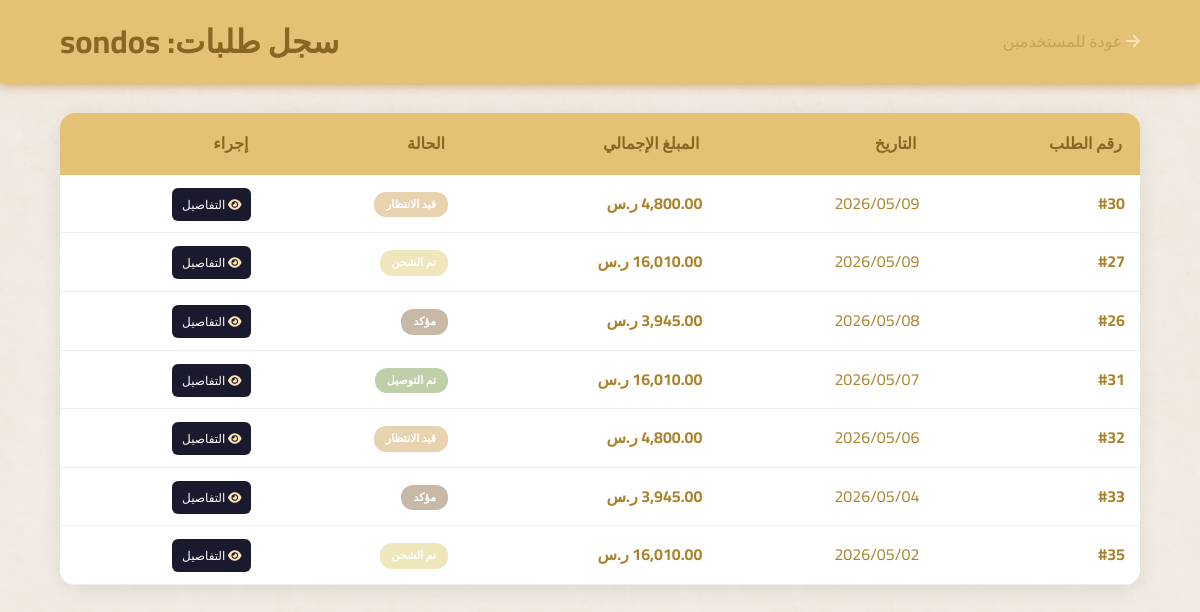
The app's page /admin/user_orders.php?user_id=1&name=sondos (signed in) with its own data.
### tables this page shows
CREATE TABLE `orders` (
                          `id` int(11) NOT NULL,
                          `user_id` int(11) DEFAULT NULL,
                          `fname` varchar(100) NOT NULL,
                          `lname` varchar(100) NOT NULL,
                          `email` varchar(150) NOT NULL,
                          `phone` varchar(20) NOT NULL,
                          `address` text NOT NULL,
                          `subtotal` decimal(10,2) NOT NULL,
                          `shipping` decimal(10,2) NOT NULL DEFAULT 50.00,
                          `discount` decimal(10,2) NOT NULL DEFAULT 0.00,
                          `total` decimal(10,2) NOT NULL,
                          `status` enum('pending','confirmed','shipped','delivered','cancelled') DEFAULT 'pending',
                          `created_at` timestamp NOT NULL DEFAULT current_timestamp()
);

### admin/user_orders.php (the view, shortened to what this page needs)
<?php
$pdo = getDB();
$user_id = (int)($_GET['user_id'] ?? 0);
$user_name = $_GET['name'] ?? 'المستخدم';
$stmt = $pdo->prepare("SELECT * FROM orders WHERE user_id = ? ORDER BY created_at DESC");
$stmt->execute([$user_id]);
$user_orders = $stmt->fetchAll();
$statusLabels = [
    'pending'   => 'قيد الانتظار',
    'confirmed' => 'مؤكد',
    'shipped'   => 'تم الشحن',
    'delivered' => 'تم التوصيل',
    'cancelled' => 'ملغي',
];
$statusColors = [
    'pending'   => '#e9d2af',
    'confirmed' => '#c7b9a6',
    'shipped'   => '#ece3aed4',
    'delivered' => '#c0cea9',
    'cancelled' => '#d8bb8f',
];
?>
<!DOCTYPE html>
<html lang="ar" dir="rtl">
<head>
    <link rel="stylesheet" href="https://cdnjs.cloudflare.com/ajax/libs/font-awesome/6.0.0/css/all.min.css">
    <link rel="stylesheet" href="cs.css">
</head>
<body>
<header>
    <a href="users_manager.php" style="color: #c4a35a; text-decoration: none; font-size: 16px;">
        <i class="fas fa-arrow-right"></i> عودة للمستخدمين
    </a>
    <h1>سجل طلبات: <?= htmlspecialchars($user_name) ?></h1>
</header>
<div class="main">
    <div class="table-wrapper">
        <?php if (empty($user_orders)): ?>
            <div style="text-align:center; padding:50px;">
                <i class="fas fa-box-open" style="font-size: 40px; color: #ccc; margin-bottom: 10px; display: block;"></i>
                <p>هذا المستخدم لم يقم بأي طلبات بعد.</p>
            </div>
        <?php else: ?>
            <table>
                <thead>
                <tr>
                    <th>رقم الطلب</th>
                    <th>التاريخ</th>
                    <th>المبلغ الإجمالي</th>
                    <th>الحالة</th>
                    <th>إجراء</th>
                </tr>
                </thead>
                <tbody>
                <?php foreach ($user_orders as $order): ?>
                    <tr>
                        <td><strong>#<?= $order['id'] ?></strong></td>
                        <td><?= date('Y/m/d', strtotime($order['created_at'])) ?></td>
                        <td><strong><?= number_format((float)($order['total'] ?? 0), 2) ?> ر.س</strong></td>
                        <td>
                            <span class="badge" style="background:<?= $statusColors[$order['status']] ?? '#999' ?>">
                                <?= $statusLabels[$order['status']] ?? $order['status'] ?>
                            </span>
                        </td>
                        <td>
                            <a href="order_details.php?id=<?= $order['id'] ?>" class="btn-detail">
                                <i class="fas fa-eye"></i> التفاصيل
                            </a>
                        </td>
                    </tr>
                <?php endforeach; ?>
                </tbody>
            </table>
        <?php endif; ?>
    </div>
</div>
</body>
</html>

### admin/cs.css (style rules this page uses)
:root { --primary-color: #e4c175; --accent-color: #876723; --bg-light: #f8f9fa; --text-dark: #a9832b; --white: #ffffff; --shadow: 0 4px 20px rgba(0,0,0,0.08); }
* { box-sizing: border-box; margin: 0; padding: 0; }
body { font-family: 'Cairo', sans-serif; min-height: 100vh; background-color: #dfd3c3; background-image: linear-gradient(rgba(242, 236, 228, 0.7), rgba(242, 236, 228, 0.8)), url('../images/shope_background.png'); background-repeat: repeat; background-size: auto; color: var(--text-dark); direction: rtl; line-height: 1.6; }
header { background: var(--primary-color); color: var(--accent-color); padding: 1rem 5%; display: flex; align-items: center; justify-content: space-between; box-shadow: 0 2px 10px rgba(197, 144, 71, 0.864); position: sticky; top: 0; z-index: 1000; }
.main { padding: 30px 5%; }
.table-wrapper { overflow-x: auto; border-radius: 15px; box-shadow: var(--shadow); }
table { width: 100%; border-collapse: collapse; background: var(--white); }
th { background: var(--primary-color); color: var(--accent-color); padding: 18px; text-align: right; }
td { padding: 15px; border-bottom: 1px solid #eee; }
.badge { padding: 5px 12px; border-radius: 8px; font-size: 12px; font-weight: 600; }
.fas { color: moccasin; }
body { min-height: 100vh; background-color: #dfd3c3; background-image: linear-gradient(rgba(242, 236, 228, 0.7), rgba(242, 236, 228, 0.8)), url('../images/shope_background.png'); background-repeat: repeat; background-size: auto; animation: fadeInBody 0.5s ease-in; }
html, body { max-width: 100%; overflow-x: hidden; }

### admin/user_orders.php (style rules this page uses)
.badge { display: inline-block; padding: 4px 12px; border-radius: 12px; font-size: 11px; color: #fff; font-weight: bold; }
.btn-detail { background: #1a1a2e; color: #fff; padding: 5px 10px; border-radius: 6px; text-decoration: none; font-size: 12px; }

### records on screen
orders: id "30", created_at "2026/05/09", total "4,800.00", status "قيد الانتظار"
orders: id "27", created_at "2026/05/09", total "16,010.00", status "تم الشحن"
orders: id "26", created_at "2026/05/08", total "3,945.00", status "مؤكد"
orders: id "31", created_at "2026/05/07", total "16,010.00", status "تم التوصيل"
orders: id "32", created_at "2026/05/06", total "4,800.00", status "قيد الانتظار"
orders: id "33", created_at "2026/05/04", total "3,945.00", status "مؤكد"
orders: id "35", created_at "2026/05/02", total "16,010.00", status "تم الشحن"

### other values on screen
$user_name "sondos"
